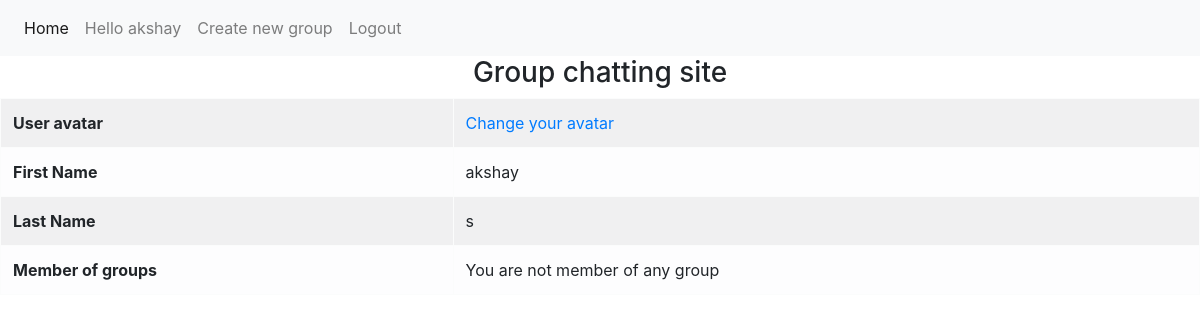
Page / (signed in) on the earlier database version.
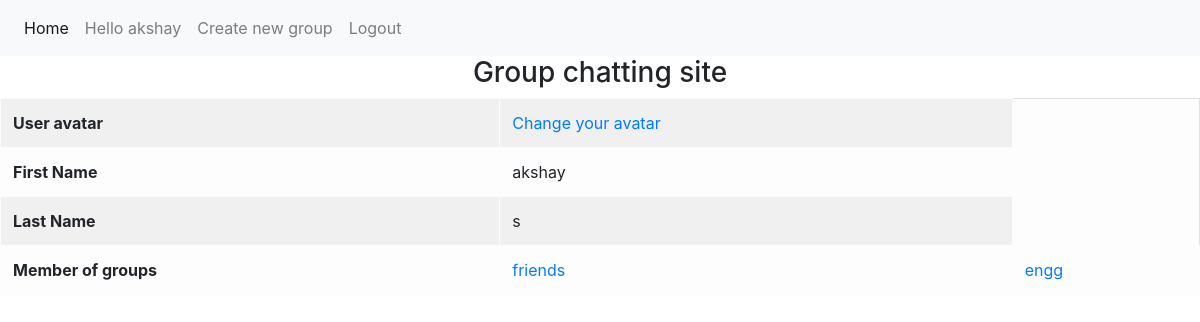
Same page on the later database version.
### chat/models.py (models this page shows, shortened)
class Rooms(models.Model):
    title = models.CharField(max_length=255)
    admin = models.CharField(max_length=255,default=" ")
    group_members = models.ManyToManyField(User)

### member/views.py (the view)
# urls.py: 2. Add a URL to urlpatterns:  path('', views.home, name='home')
def home(request):
    username = None
    members = None
    grp = None
    if request.user.is_authenticated:
        user_id = request.user.id
        members = User.objects.get(id = user_id)
        for i in members.rooms_set.all():
            print(i.title)
        print(f' user id = {members.first_name}')
    return render(request,'home.html',{'member':members, 'grp':grp})

### templates/home.html (shortened to what this page needs)
{% load avatar_tags %}
<!DOCTYPE html>
<html lang="en">
<head>
    <link rel="stylesheet" href="https://stackpath.bootstrapcdn.com/bootstrap/4.3.1/css/bootstrap.min.css">
</head>
<body>
    <nav class="navbar navbar-expand-lg navbar-light bg-light">
        <div class="collapse navbar-collapse" id="navbarNavAltMarkup">
          <div class="navbar-nav">
            <a class="nav-item nav-link active" href="{% url 'home' %}">Home <span class="sr-only">(current)</span></a>
            {% if user.is_authenticated %}
                  <a class="nav-item nav-link" >Hello {{user.first_name}}</a>
                  <a class="nav-item nav-link" href="{% url 'create_group' %}">Create new group</a>
                  <a class="nav-item nav-link" href="{% url 'user_logout' %}">Logout</a>
            {% else %}
                  <a class="nav-item nav-link" href={% url 'user_login' %}>Login</a>
                  <a class="nav-item nav-link" href="{% url 'register' %}">Register</a>
            {% endif %}
          </div>
        </div>
      </nav>
      <h3><center>Group chatting site</center></h3>
      {% if user.is_authenticated %}
      {% if member %}
        <table class="table table-light table-bordered table-striped">
          <tbody>
            <tr>
              <th>User avatar</th>
              <td><a href={% url 'avatar_change' %}> Change your avatar</a></td>
          </tr>
          <tr>
              <th>First Name</th>
              <td id = 'user_name'>{{member.first_name}}</td>
          </tr>
          <tr>
              <th>Last Name</th>
              <td>{{member.last_name}}</td>
          </tr>
          <tr>
            <th>Member of groups</th>
            {% if member.rooms_set.all %}
              {% for mr in member.rooms_set.all %}
                <td><a href="{% url 'chatpage' mr.title user.first_name %}"> {{mr.title}}</a></td>
              {% endfor %}
            {% else %}
              <td>You are not member of any group</td>
            {% endif %}
          </tr>
      </tbody>
      </table>
      {% endif %}
    {% endif %}
</body>
</html>

Differences in the rows shown:
added Rooms: title "friends"
added Rooms: title "engg"
Other differences:
text no longer shown: "You are not member of any group"
